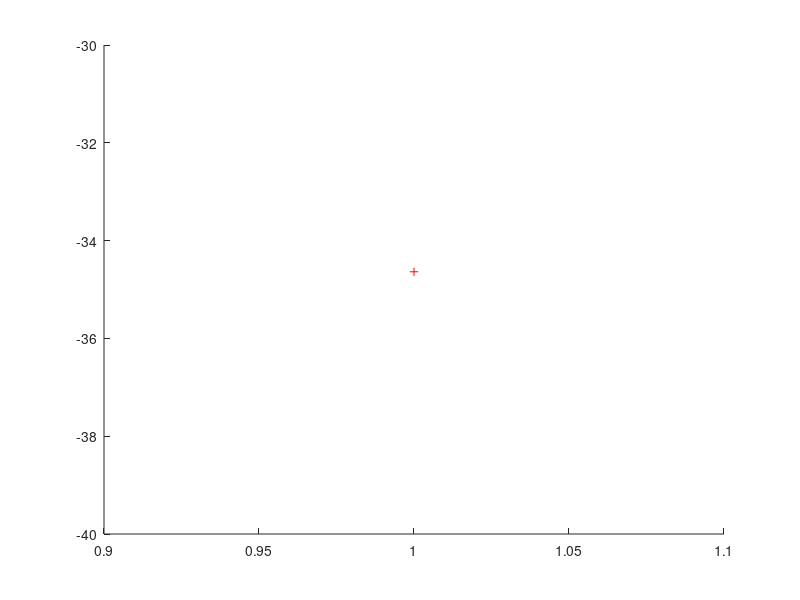

Source code (MATLAB): (Note: this script raises an error after producing the figure.)
function plot_boxMean(varargin)

% plots a box plot or bar (mean + se) of the data mat and the average.
% assumes columns are different groups. can color code the boxes / bars.
%
% 09 jan 22 LH

%%%%%%%%%%%%%%%%%%%%%%%%%%%%%%%%%%%%%%%%%%%%%%%%%%%%%%%%%%%%%%%%%%%%%%%%%%%
% arguments
%%%%%%%%%%%%%%%%%%%%%%%%%%%%%%%%%%%%%%%%%%%%%%%%%%%%%%%%%%%%%%%%%%%%%%%%%%%

p = inputParser;
addOptional(p, 'dataMat', [], @isnumeric);
addOptional(p, 'clr', [0, 0, 0]);
addOptional(p, 'alphaIdx', []);
addOptional(p, 'allPnts', false, @islogical);
addOptional(p, 'plotType', 'box', @ischar);
addOptional(p, 'axh', []);


parse(p, varargin{:})
dataMat = p.Results.dataMat;
clr = p.Results.clr;
alphaIdx = p.Results.alphaIdx;
allPnts = p.Results.allPnts;
plotType = p.Results.plotType;      % can be 'box' or 'bar'
axh = p.Results.axh;      % can be 'box' or 'bar'

% prepare colors
ngrp = size(dataMat, 2);
if isempty(clr)  
    clr = repmat([0, 0, 0], ngrp, 1);
end
if size(clr, 1) == 1
    clr = repmat(clr, ngrp, 1);
end

% prepare transparency
if isempty(alphaIdx)
    alphaIdx = linspace(0.5, 1, ngrp);
end

% prepare figure axis
if isempty(axh)
    fh = figure;
    axh = gca;
end
hold on

%%%%%%%%%%%%%%%%%%%%%%%%%%%%%%%%%%%%%%%%%%%%%%%%%%%%%%%%%%%%%%%%%%%%%%%%%%%
% plot
%%%%%%%%%%%%%%%%%%%%%%%%%%%%%%%%%%%%%%%%%%%%%%%%%%%%%%%%%%%%%%%%%%%%%%%%%%%

if strcmp(plotType, 'box')

    boxplot(axh, dataMat, 'PlotStyle', 'traditional', 'Whisker', 2);
    bh = findobj(gca, 'Tag', 'Box');
    bh = flipud(bh);
    for ibox = 1 : length(bh)
        patch(get(bh(ibox), 'XData'), get(bh(ibox), 'YData'),...
            clr(ibox, :), 'FaceAlpha', alphaIdx(ibox))
    end

elseif strcmp(plotType, 'bar')
    means = mean(dataMat, 1, 'omitnan');
    sem = std(dataMat, [], 1, 'omitnan') / sqrt(size(dataMat, 1)); 
    bh = bar(axh, 1 : ngrp, means);
    bh.CData = clr;
    bh.FaceColor = 'flat';
    errorbar(1 : ngrp, means, sem, 'k', 'linestyle', 'none'); 
    bh.FaceColorMode = 'manual'

end

if allPnts
    for igrp = 1 : ngrp
        jitter = (0.2) .* rand(size(dataMat, 1), 1) - 0.1;
        xval = ones(size(dataMat(:, igrp), 1), 1) * igrp + jitter;
        ph = plot(axh, xval, dataMat(:, igrp),...
            '.', 'MarkerSize', 5);
        ph.Color = clr(igrp, :);
        ph.MarkerEdgeColor = 'k';
    end
elseif strcmp(plotType, 'box')
    plot(axh, 1 : ngrp, mean(dataMat, 1, 'omitnan'), 'kd',...
        'markerfacecolor', 'k', 'MarkerSize', 10)
end

% adjust ylimit
% dataRange = [min(dataMat(:)), max(dataMat(:))];
% pad = diff(dataRange) * 0.5;
% ylim([dataRange(1) - pad, dataRange(2) + pad]);

% adjust xlimit
xlim([1 - 0.5, ngrp + 0.5])
xticks([1 : ngrp]);

% add statistical comparison
pVal = stat_compare1D(dataMat, 'axh', axh);

end